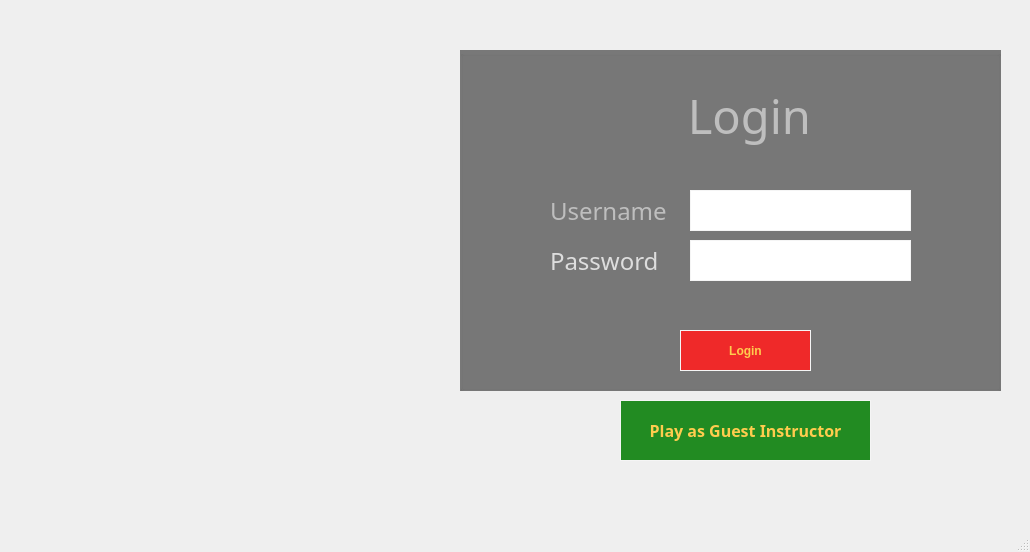
<?xml version="1.0" encoding="UTF-8"?>
<ui version="4.0">
 <class>BeerGameWindow</class>
 <widget class="QMainWindow" name="BeerGameWindow">
  <property name="geometry">
   <rect>
    <x>0</x>
    <y>0</y>
    <width>1030</width>
    <height>552</height>
   </rect>
  </property>
  <property name="maximumSize">
   <size>
    <width>1030</width>
    <height>552</height>
   </size>
  </property>
  <property name="windowTitle">
   <string>BeerGameWindow</string>
  </property>
  <property name="styleSheet">
   <string notr="true">#BeerGameWindow {
	background-image: url(:/images/background-login-1.png);
	background-repeat: repeat-y;
}</string>
  </property>
  <widget class="QWidget" name="centralwidget">
   <widget class="QGroupBox" name="loginArea">
    <property name="enabled">
     <bool>false</bool>
    </property>
    <property name="geometry">
     <rect>
      <x>460</x>
      <y>50</y>
      <width>541</width>
      <height>341</height>
     </rect>
    </property>
    <property name="styleSheet">
     <string notr="true">#loginArea{
	background-color: rgba(0,0,0, 0.5);
}</string>
    </property>
    <property name="title">
     <string/>
    </property>
    <widget class="QFrame" name="frame">
     <property name="geometry">
      <rect>
       <x>70</x>
       <y>110</y>
       <width>401</width>
       <height>141</height>
      </rect>
     </property>
     <property name="styleSheet">
      <string notr="true">#frame{
   border: 0px solid #f5f5f5;
}</string>
     </property>
     <property name="frameShape">
      <enum>QFrame::StyledPanel</enum>
     </property>
     <property name="frameShadow">
      <enum>QFrame::Raised</enum>
     </property>
     <widget class="QLineEdit" name="lineEdit">
      <property name="geometry">
       <rect>
        <x>160</x>
        <y>30</y>
        <width>221</width>
        <height>41</height>
       </rect>
      </property>
      <property name="styleSheet">
       <string notr="true">#lineEdit{
    border: 1px solid #f5f5f5;
}</string>
      </property>
     </widget>
     <widget class="QLabel" name="label_2">
      <property name="geometry">
       <rect>
        <x>20</x>
        <y>30</y>
        <width>131</width>
        <height>41</height>
       </rect>
      </property>
      <property name="font">
       <font>
        <family>League Spartan Bold</family>
        <pointsize>18</pointsize>
       </font>
      </property>
      <property name="styleSheet">
       <string notr="true">#label_3{ color: #ddd;font-family: 'League Spartan Bold', arial;}</string>
      </property>
      <property name="text">
       <string>Username</string>
      </property>
     </widget>
     <widget class="QLineEdit" name="lineEdit_3">
      <property name="geometry">
       <rect>
        <x>160</x>
        <y>80</y>
        <width>221</width>
        <height>41</height>
       </rect>
      </property>
      <property name="styleSheet">
       <string notr="true">#lineEdit_3{
    border: 1px solid #f5f5f5;
}</string>
      </property>
     </widget>
     <widget class="QLabel" name="label_3">
      <property name="geometry">
       <rect>
        <x>20</x>
        <y>80</y>
        <width>131</width>
        <height>41</height>
       </rect>
      </property>
      <property name="font">
       <font>
        <family>League Spartan Bold</family>
        <pointsize>18</pointsize>
       </font>
      </property>
      <property name="styleSheet">
       <string notr="true">#label_3{ color: #ddd;font-family: 'League Spartan Bold', arial;}</string>
      </property>
      <property name="text">
       <string>Password</string>
      </property>
     </widget>
    </widget>
    <widget class="QLabel" name="label">
     <property name="geometry">
      <rect>
       <x>100</x>
       <y>10</y>
       <width>391</width>
       <height>111</height>
      </rect>
     </property>
     <property name="font">
      <font>
       <family>League Spartan Bold</family>
       <pointsize>35</pointsize>
      </font>
     </property>
     <property name="styleSheet">
      <string notr="true">#label_3{ color: #ddd;font-family: 'League Spartan Bold', arial;}</string>
     </property>
     <property name="text">
      <string>Login </string>
     </property>
     <property name="alignment">
      <set>Qt::AlignCenter</set>
     </property>
    </widget>
    <widget class="QPushButton" name="loginBtn">
     <property name="geometry">
      <rect>
       <x>220</x>
       <y>280</y>
       <width>131</width>
       <height>41</height>
      </rect>
     </property>
     <property name="styleSheet">
      <string notr="true">#loginBtn {
        color:#ffcc4e;	
        background-color: rgb(239, 41, 41);	
        border-color:#4cae4c;
        font-family: 'League Spartan Bold', arial; 
        font-weight:bold;
        border: 1px solid #f5f5f5; 
}
#loginBtn:hover { 
        background-color: #66c011; 
color: white; border: 1px solid black;
}</string>
     </property>
     <property name="text">
      <string>Login</string>
     </property>
    </widget>
   </widget>
   <widget class="QPushButton" name="guestBtn">
    <property name="geometry">
     <rect>
      <x>620</x>
      <y>400</y>
      <width>251</width>
      <height>61</height>
     </rect>
    </property>
    <property name="font">
     <font>
      <family>League Spartan Bold</family>
      <pointsize>12</pointsize>
      <weight>75</weight>
      <bold>true</bold>
     </font>
    </property>
    <property name="cursor">
     <cursorShape>PointingHandCursor</cursorShape>
    </property>
    <property name="styleSheet">
     <string notr="true">#guestBtn {
    color:#ffcc4e;
    background-color:forestgreen;
    font-family: 'League Spartan Bold', arial;
    font-weight: bold;
    border: 1px solid #f5f5f5; 
}

#guestBtn:hover { background-color: #66c011; color: white;}</string>
    </property>
    <property name="text">
     <string>Play as Guest Instructor</string>
    </property>
   </widget>
  </widget>
  <widget class="QMenuBar" name="menubar">
   <property name="geometry">
    <rect>
     <x>0</x>
     <y>0</y>
     <width>1030</width>
     <height>22</height>
    </rect>
   </property>
  </widget>
  <widget class="QStatusBar" name="statusbar"/>
 </widget>
 <resources/>
 <connections/>
</ui>
